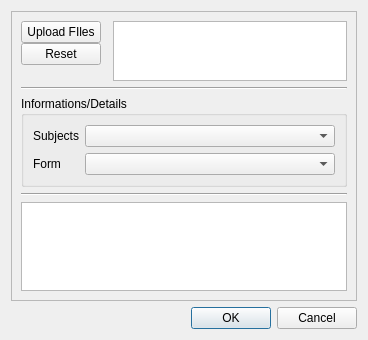
<?xml version="1.0" encoding="UTF-8"?>
<ui version="4.0">
 <class>Dialog</class>
 <widget class="QDialog" name="Dialog">
  <property name="geometry">
   <rect>
    <x>0</x>
    <y>0</y>
    <width>368</width>
    <height>340</height>
   </rect>
  </property>
  <property name="focusPolicy">
   <enum>Qt::FocusPolicy::StrongFocus</enum>
  </property>
  <property name="windowTitle">
   <string>Upload Worksheet Wizard</string>
  </property>
  <layout class="QVBoxLayout" name="verticalLayout">
   <item>
    <widget class="QFrame" name="frame">
     <property name="sizePolicy">
      <sizepolicy hsizetype="Preferred" vsizetype="Preferred">
       <horstretch>0</horstretch>
       <verstretch>0</verstretch>
      </sizepolicy>
     </property>
     <property name="frameShape">
      <enum>QFrame::Shape::StyledPanel</enum>
     </property>
     <property name="frameShadow">
      <enum>QFrame::Shadow::Raised</enum>
     </property>
     <layout class="QGridLayout" name="gridLayout">
      <property name="sizeConstraint">
       <enum>QLayout::SizeConstraint::SetDefaultConstraint</enum>
      </property>
      <property name="leftMargin">
       <number>9</number>
      </property>
      <item row="2" column="0" colspan="3">
       <widget class="Line" name="line">
        <property name="orientation">
         <enum>Qt::Orientation::Horizontal</enum>
        </property>
       </widget>
      </item>
      <item row="3" column="0" colspan="3">
       <widget class="QGroupBox" name="groupBox">
        <property name="sizePolicy">
         <sizepolicy hsizetype="Preferred" vsizetype="Preferred">
          <horstretch>0</horstretch>
          <verstretch>0</verstretch>
         </sizepolicy>
        </property>
        <property name="title">
         <string>Informations/Details</string>
        </property>
        <layout class="QFormLayout" name="formLayout">
         <property name="fieldGrowthPolicy">
          <enum>QFormLayout::FieldGrowthPolicy::AllNonFixedFieldsGrow</enum>
         </property>
         <item row="0" column="0">
          <widget class="QLabel" name="label_2">
           <property name="text">
            <string>Subjects</string>
           </property>
          </widget>
         </item>
         <item row="0" column="1">
          <widget class="QComboBox" name="subjectsComboBox"/>
         </item>
         <item row="1" column="0">
          <widget class="QLabel" name="label_3">
           <property name="text">
            <string>Form</string>
           </property>
          </widget>
         </item>
         <item row="1" column="1">
          <widget class="QComboBox" name="formComboBox"/>
         </item>
        </layout>
       </widget>
      </item>
      <item row="0" column="2">
       <widget class="QListWidget" name="fileListWidget">
        <property name="minimumSize">
         <size>
          <width>0</width>
          <height>5</height>
         </size>
        </property>
        <property name="maximumSize">
         <size>
          <width>16777215</width>
          <height>16777215</height>
         </size>
        </property>
        <property name="frameShape">
         <enum>QFrame::Shape::StyledPanel</enum>
        </property>
        <property name="sizeAdjustPolicy">
         <enum>QAbstractScrollArea::SizeAdjustPolicy::AdjustToContents</enum>
        </property>
       </widget>
      </item>
      <item row="4" column="0" colspan="3">
       <widget class="Line" name="line_2">
        <property name="orientation">
         <enum>Qt::Orientation::Horizontal</enum>
        </property>
       </widget>
      </item>
      <item row="5" column="0" colspan="3">
       <widget class="QTextEdit" name="textEdit">
        <property name="maximumSize">
         <size>
          <width>16777215</width>
          <height>100</height>
         </size>
        </property>
       </widget>
      </item>
      <item row="0" column="0" alignment="Qt::AlignmentFlag::Qt::AlignmentFlag::AlignTop">
       <widget class="QFrame" name="buttonFrame">
        <property name="sizePolicy">
         <sizepolicy hsizetype="Preferred" vsizetype="Fixed">
          <horstretch>0</horstretch>
          <verstretch>0</verstretch>
         </sizepolicy>
        </property>
        <property name="frameShape">
         <enum>QFrame::Shape::NoFrame</enum>
        </property>
        <property name="frameShadow">
         <enum>QFrame::Shadow::Raised</enum>
        </property>
        <layout class="QVBoxLayout" name="verticalLayout_2" stretch="0,0">
         <property name="spacing">
          <number>0</number>
         </property>
         <property name="sizeConstraint">
          <enum>QLayout::SizeConstraint::SetDefaultConstraint</enum>
         </property>
         <property name="leftMargin">
          <number>0</number>
         </property>
         <property name="topMargin">
          <number>0</number>
         </property>
         <property name="rightMargin">
          <number>0</number>
         </property>
         <property name="bottomMargin">
          <number>0</number>
         </property>
         <item alignment="Qt::AlignmentFlag::Qt::AlignmentFlag::AlignTop">
          <widget class="QPushButton" name="filesSelectorButton">
           <property name="enabled">
            <bool>true</bool>
           </property>
           <property name="sizePolicy">
            <sizepolicy hsizetype="Minimum" vsizetype="Fixed">
             <horstretch>0</horstretch>
             <verstretch>0</verstretch>
            </sizepolicy>
           </property>
           <property name="maximumSize">
            <size>
             <width>100</width>
             <height>16777215</height>
            </size>
           </property>
           <property name="focusPolicy">
            <enum>Qt::FocusPolicy::StrongFocus</enum>
           </property>
           <property name="layoutDirection">
            <enum>Qt::LayoutDirection::LeftToRight</enum>
           </property>
           <property name="autoFillBackground">
            <bool>false</bool>
           </property>
           <property name="locale">
            <locale language="English" country="UnitedStates"/>
           </property>
           <property name="text">
            <string>Upload FIles</string>
           </property>
          </widget>
         </item>
         <item>
          <widget class="QPushButton" name="resetButton">
           <property name="text">
            <string>Reset</string>
           </property>
           <property name="checkable">
            <bool>false</bool>
           </property>
          </widget>
         </item>
        </layout>
       </widget>
      </item>
     </layout>
    </widget>
   </item>
   <item>
    <widget class="QDialogButtonBox" name="buttonBox">
     <property name="focusPolicy">
      <enum>Qt::FocusPolicy::StrongFocus</enum>
     </property>
     <property name="orientation">
      <enum>Qt::Orientation::Horizontal</enum>
     </property>
     <property name="standardButtons">
      <set>QDialogButtonBox::StandardButton::Cancel|QDialogButtonBox::StandardButton::Ok</set>
     </property>
    </widget>
   </item>
  </layout>
 </widget>
 <resources/>
 <connections>
  <connection>
   <sender>buttonBox</sender>
   <signal>accepted()</signal>
   <receiver>Dialog</receiver>
   <slot>accept()</slot>
   <hints>
    <hint type="sourcelabel">
     <x>248</x>
     <y>254</y>
    </hint>
    <hint type="destinationlabel">
     <x>157</x>
     <y>274</y>
    </hint>
   </hints>
  </connection>
  <connection>
   <sender>buttonBox</sender>
   <signal>rejected()</signal>
   <receiver>Dialog</receiver>
   <slot>reject()</slot>
   <hints>
    <hint type="sourcelabel">
     <x>316</x>
     <y>260</y>
    </hint>
    <hint type="destinationlabel">
     <x>286</x>
     <y>274</y>
    </hint>
   </hints>
  </connection>
 </connections>
</ui>
